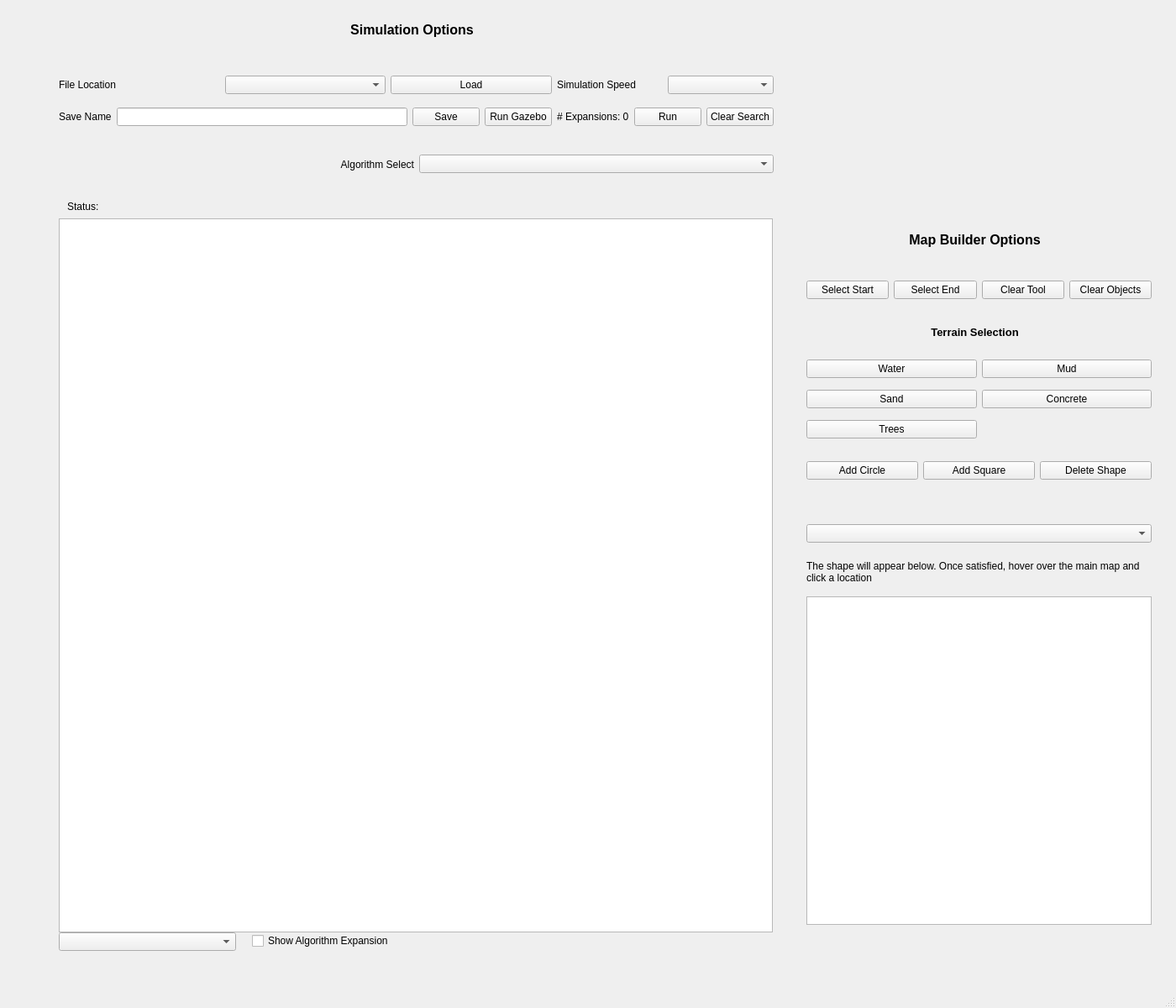
<?xml version="1.0" encoding="UTF-8"?>
<ui version="4.0">
 <class>MainWindow</class>
 <widget class="QMainWindow" name="MainWindow">
  <property name="geometry">
   <rect>
    <x>0</x>
    <y>0</y>
    <width>1400</width>
    <height>1200</height>
   </rect>
  </property>
  <property name="windowTitle">
   <string>Map Builder</string>
  </property>
  <property name="toolTipDuration">
   <number>4</number>
  </property>
  <widget class="QWidget" name="centralwidget">
   <widget class="QGraphicsView" name="GridView">
    <property name="geometry">
     <rect>
      <x>70</x>
      <y>260</y>
      <width>850</width>
      <height>850</height>
     </rect>
    </property>
   </widget>
   <widget class="QLabel" name="label_3">
    <property name="geometry">
     <rect>
      <x>1040</x>
      <y>270</y>
      <width>241</width>
      <height>31</height>
     </rect>
    </property>
    <property name="font">
     <font>
      <pointsize>12</pointsize>
      <weight>75</weight>
      <bold>true</bold>
     </font>
    </property>
    <property name="text">
     <string>Map Builder Options</string>
    </property>
    <property name="alignment">
     <set>Qt::AlignCenter</set>
    </property>
   </widget>
   <widget class="QWidget" name="verticalLayoutWidget_3">
    <property name="geometry">
     <rect>
      <x>960</x>
      <y>540</y>
      <width>411</width>
      <height>41</height>
     </rect>
    </property>
    <layout class="QVBoxLayout" name="verticalLayout_3">
     <item>
      <layout class="QHBoxLayout" name="horizontalLayout_4">
       <item>
        <widget class="QPushButton" name="AddCircleBTN">
         <property name="text">
          <string>Add Circle</string>
         </property>
        </widget>
       </item>
       <item>
        <widget class="QPushButton" name="AddSquareBTN">
         <property name="text">
          <string>Add Square</string>
         </property>
        </widget>
       </item>
       <item>
        <widget class="QPushButton" name="DeleteShapeBTN">
         <property name="text">
          <string>Delete Shape</string>
         </property>
        </widget>
       </item>
      </layout>
     </item>
    </layout>
   </widget>
   <widget class="QWidget" name="horizontalLayoutWidget_5">
    <property name="geometry">
     <rect>
      <x>960</x>
      <y>320</y>
      <width>411</width>
      <height>51</height>
     </rect>
    </property>
    <layout class="QHBoxLayout" name="horizontalLayout_5">
     <item>
      <widget class="QPushButton" name="StartLocationBTN">
       <property name="text">
        <string>Select Start</string>
       </property>
      </widget>
     </item>
     <item>
      <widget class="QPushButton" name="selectEndBTN">
       <property name="text">
        <string>Select End</string>
       </property>
      </widget>
     </item>
     <item>
      <widget class="QPushButton" name="ClearCursorBTN">
       <property name="text">
        <string>Clear Tool</string>
       </property>
      </widget>
     </item>
     <item>
      <widget class="QPushButton" name="ClearObjectsBTN">
       <property name="text">
        <string>Clear Objects</string>
       </property>
      </widget>
     </item>
    </layout>
   </widget>
   <widget class="QWidget" name="gridLayoutWidget_2">
    <property name="geometry">
     <rect>
      <x>960</x>
      <y>710</y>
      <width>411</width>
      <height>391</height>
     </rect>
    </property>
    <layout class="QGridLayout" name="gridLayout_2">
     <item row="0" column="0">
      <widget class="QGraphicsView" name="ShapeMakerView"/>
     </item>
    </layout>
   </widget>
   <widget class="QLabel" name="label_6">
    <property name="geometry">
     <rect>
      <x>80</x>
      <y>20</y>
      <width>821</width>
      <height>31</height>
     </rect>
    </property>
    <property name="font">
     <font>
      <pointsize>12</pointsize>
      <weight>75</weight>
      <bold>true</bold>
     </font>
    </property>
    <property name="text">
     <string>Simulation Options</string>
    </property>
    <property name="alignment">
     <set>Qt::AlignCenter</set>
    </property>
   </widget>
   <widget class="QWidget" name="horizontalLayoutWidget_7">
    <property name="geometry">
     <rect>
      <x>70</x>
      <y>80</y>
      <width>851</width>
      <height>80</height>
     </rect>
    </property>
    <layout class="QHBoxLayout" name="horizontalLayout_7">
     <item>
      <layout class="QVBoxLayout" name="verticalLayout">
       <item>
        <layout class="QHBoxLayout" name="horizontalLayout">
         <item>
          <widget class="QLabel" name="label_7">
           <property name="text">
            <string>File Location</string>
           </property>
          </widget>
         </item>
         <item>
          <widget class="QComboBox" name="LoadCombo"/>
         </item>
         <item>
          <widget class="QPushButton" name="loadBTN">
           <property name="text">
            <string>Load</string>
           </property>
          </widget>
         </item>
        </layout>
       </item>
       <item>
        <layout class="QHBoxLayout" name="horizontalLayout_2">
         <item>
          <widget class="QLabel" name="label_5">
           <property name="text">
            <string>Save Name</string>
           </property>
          </widget>
         </item>
         <item>
          <widget class="QLineEdit" name="SaveNameEntry"/>
         </item>
         <item>
          <widget class="QPushButton" name="SaveTerrainBTN">
           <property name="text">
            <string>Save</string>
           </property>
          </widget>
         </item>
         <item>
          <widget class="QPushButton" name="GenYAMLBTN">
           <property name="text">
            <string>Run Gazebo</string>
           </property>
          </widget>
         </item>
        </layout>
       </item>
      </layout>
     </item>
     <item>
      <layout class="QVBoxLayout" name="verticalLayout_6">
       <item>
        <layout class="QHBoxLayout" name="horizontalLayout_3">
         <item>
          <widget class="QLabel" name="label_2">
           <property name="text">
            <string>Simulation Speed</string>
           </property>
          </widget>
         </item>
         <item>
          <widget class="QComboBox" name="SimSpeedCB"/>
         </item>
        </layout>
       </item>
       <item>
        <layout class="QHBoxLayout" name="horizontalLayout_6">
         <item>
          <widget class="QLabel" name="NumExpLBL">
           <property name="text">
            <string># Expansions: 0</string>
           </property>
          </widget>
         </item>
         <item>
          <widget class="QPushButton" name="RunBTN">
           <property name="text">
            <string>Run</string>
           </property>
          </widget>
         </item>
         <item>
          <widget class="QPushButton" name="CLRBTN">
           <property name="text">
            <string>Clear Search</string>
           </property>
          </widget>
         </item>
        </layout>
       </item>
      </layout>
     </item>
    </layout>
   </widget>
   <widget class="QWidget" name="horizontalLayoutWidget_8">
    <property name="geometry">
     <rect>
      <x>960</x>
      <y>610</y>
      <width>411</width>
      <height>51</height>
     </rect>
    </property>
    <layout class="QHBoxLayout" name="horizontalLayout_8">
     <item>
      <widget class="QComboBox" name="SizeEntry"/>
     </item>
    </layout>
   </widget>
   <widget class="QLabel" name="label_11">
    <property name="geometry">
     <rect>
      <x>960</x>
      <y>650</y>
      <width>411</width>
      <height>61</height>
     </rect>
    </property>
    <property name="frameShape">
     <enum>QFrame::NoFrame</enum>
    </property>
    <property name="text">
     <string>The shape will appear below. Once satisfied, hover over the main map and click a location</string>
    </property>
    <property name="wordWrap">
     <bool>true</bool>
    </property>
   </widget>
   <widget class="QLabel" name="StatusLabel">
    <property name="geometry">
     <rect>
      <x>80</x>
      <y>235</y>
      <width>361</width>
      <height>21</height>
     </rect>
    </property>
    <property name="text">
     <string>Status: </string>
    </property>
   </widget>
   <widget class="QWidget" name="gridLayoutWidget">
    <property name="geometry">
     <rect>
      <x>960</x>
      <y>420</y>
      <width>411</width>
      <height>111</height>
     </rect>
    </property>
    <layout class="QGridLayout" name="gridLayout_3">
     <item row="1" column="1">
      <widget class="QPushButton" name="ConcreteBTN">
       <property name="text">
        <string>Concrete</string>
       </property>
      </widget>
     </item>
     <item row="1" column="0">
      <widget class="QPushButton" name="SandBTN">
       <property name="text">
        <string>Sand</string>
       </property>
      </widget>
     </item>
     <item row="0" column="0">
      <widget class="QPushButton" name="WaterBTN">
       <property name="text">
        <string>Water</string>
       </property>
      </widget>
     </item>
     <item row="0" column="1">
      <widget class="QPushButton" name="MudBTN">
       <property name="text">
        <string>Mud</string>
       </property>
      </widget>
     </item>
     <item row="2" column="0">
      <widget class="QPushButton" name="TreesBTN">
       <property name="text">
        <string>Trees</string>
       </property>
      </widget>
     </item>
    </layout>
   </widget>
   <widget class="QLabel" name="label_4">
    <property name="geometry">
     <rect>
      <x>1040</x>
      <y>380</y>
      <width>241</width>
      <height>31</height>
     </rect>
    </property>
    <property name="font">
     <font>
      <pointsize>10</pointsize>
      <weight>75</weight>
      <bold>true</bold>
     </font>
    </property>
    <property name="text">
     <string>Terrain Selection</string>
    </property>
    <property name="alignment">
     <set>Qt::AlignCenter</set>
    </property>
   </widget>
   <widget class="QWidget" name="horizontalLayoutWidget">
    <property name="geometry">
     <rect>
      <x>70</x>
      <y>170</y>
      <width>851</width>
      <height>51</height>
     </rect>
    </property>
    <layout class="QHBoxLayout" name="horizontalLayout_9">
     <item>
      <widget class="QLabel" name="label">
       <property name="layoutDirection">
        <enum>Qt::LeftToRight</enum>
       </property>
       <property name="text">
        <string>Algorithm Select</string>
       </property>
       <property name="alignment">
        <set>Qt::AlignRight|Qt::AlignTrailing|Qt::AlignVCenter</set>
       </property>
      </widget>
     </item>
     <item>
      <widget class="QComboBox" name="AlgorithmSelect"/>
     </item>
    </layout>
   </widget>
   <widget class="QComboBox" name="QueueSelect">
    <property name="geometry">
     <rect>
      <x>70</x>
      <y>1110</y>
      <width>211</width>
      <height>22</height>
     </rect>
    </property>
   </widget>
   <widget class="QCheckBox" name="showAlgCheckBox">
    <property name="geometry">
     <rect>
      <x>300</x>
      <y>1110</y>
      <width>331</width>
      <height>20</height>
     </rect>
    </property>
    <property name="text">
     <string>Show Algorithm Expansion</string>
    </property>
   </widget>
  </widget>
  <widget class="QMenuBar" name="menubar">
   <property name="geometry">
    <rect>
     <x>0</x>
     <y>0</y>
     <width>1400</width>
     <height>26</height>
    </rect>
   </property>
  </widget>
  <widget class="QStatusBar" name="statusbar"/>
 </widget>
 <resources/>
 <connections/>
</ui>
